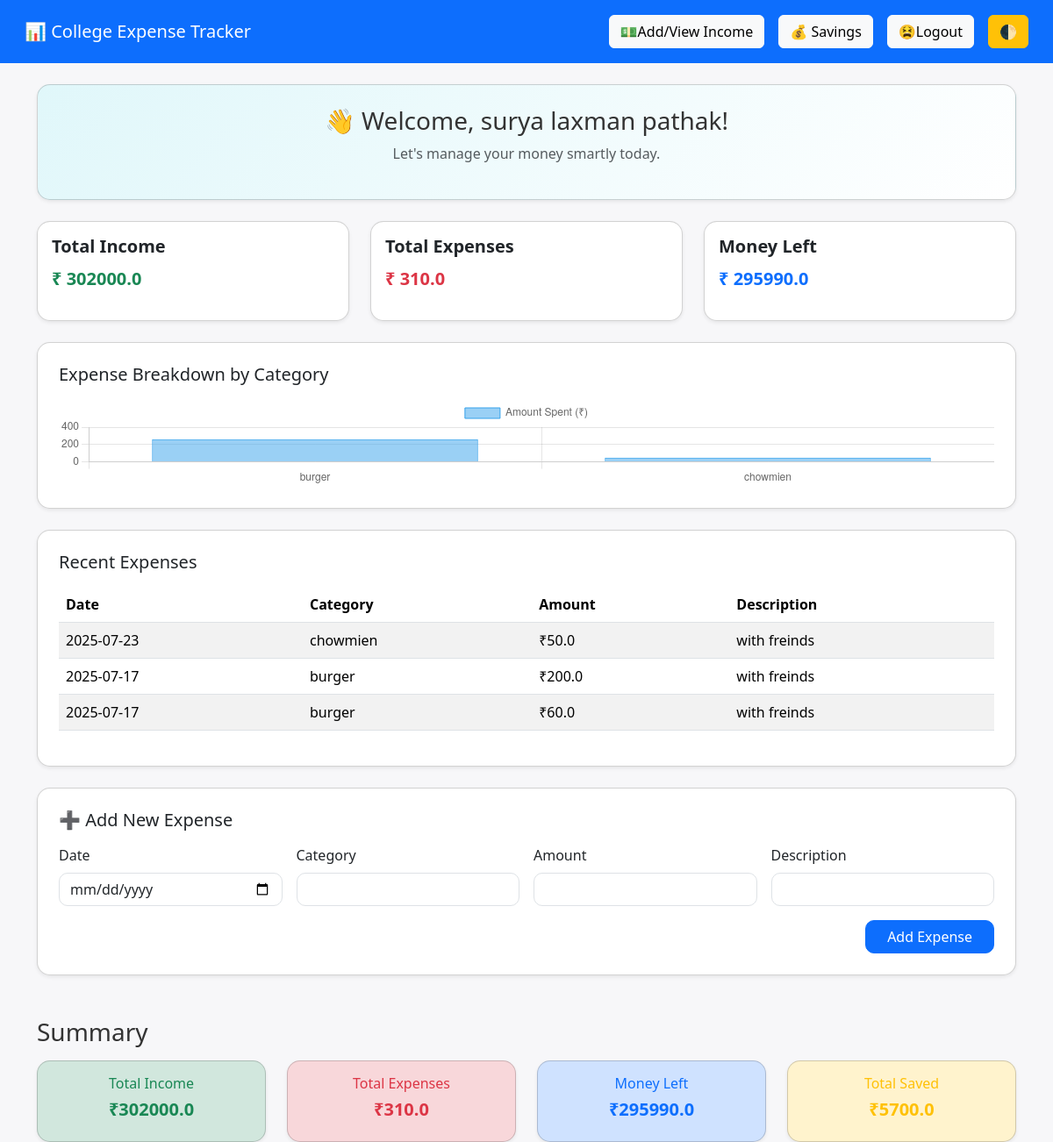
The page /dashboard (signed in) on the database its author committed.
### models.py (models this page shows, shortened)
class User(db.Model):
    id = db.Column(db.Integer, primary_key=True)
    username = db.Column(db.String(100), unique=True, nullable=False)
    password = db.Column(db.String(100), nullable=False)

class Expense(db.Model):
    id = db.Column(db.Integer, primary_key=True)
    user_id = db.Column(db.Integer, db.ForeignKey('user.id'))
    date = db.Column(db.Date, nullable=False)
    category = db.Column(db.String(100), nullable=False)
    amount = db.Column(db.Float, nullable=False)
    description = db.Column(db.String(200))

### app.py (the view, shortened to what this page needs)
@app.route('/dashboard', methods=['GET', 'POST'])
def dashboard():
    if 'username' not in session:
        flash('Please login first.', 'warning')
        return redirect(url_for('login'))
    user = User.query.filter_by(username=session['username']).first()
    if not user:
        flash("User not found.")
        return redirect(url_for('login'))
    incomes = Income.query.filter_by(user_id=user.id).order_by(Income.date.desc()).all()
    expenses = Expense.query.filter_by(user_id=user.id).order_by(Expense.date.desc()).all()
    savings = Saving.query.filter_by(user_id=user.id).order_by(Saving.date.desc()).all()
    expenses = Expense.query.filter_by(user_id=user.id).order_by(Expense.date.desc()).all()
    total = sum(exp.amount for exp in expenses)
    incomes = Income.query.filter_by(user_id=user.id).order_by(Income.date.desc()).all()
    try:
        savings = Saving.query.filter_by(user_id=user.id).order_by(Saving.date.desc()).all()
        total_saved = sum(s.amount for s in savings)
    except Exception as e:
        savings = []
        total_saved = 0.0
        print("Saving model error:", e)
    total_expense = sum(exp.amount for exp in expenses)
    total_income = sum(inc.amount for inc in incomes)
    money_left = total_income - total_expense - total_saved
    savings = Saving.query.filter_by(user_id=user.id).all()
    total_saved = sum(s.amount for s in savings)
    expenses_by_category = db.session.query(
    Expense.category,
    db.func.sum(Expense.amount)
     ).filter_by(user_id=user.id).group_by(Expense.category).all()
    expense_labels = [row[0] for row in expenses_by_category]
    expense_values = [row[1] for row in expenses_by_category]
    return render_template(
        'dashboard.html',
        username=user.username,
        expenses=expenses,
        total_income=total_income,
        total_expense=total_expense,
        money_left=money_left,
        total_saved=total_saved,           # ✅ Passed here
        expense_labels=expense_labels,
        expense_values=expense_values
        )

### app.py (called while the page is built)
@app.context_processor
def inject_now():
    return {'now': datetime.now()}

### templates/dashboard.html (shortened to what this page needs)
<!DOCTYPE html>
<html lang="en">
<head>
    <link href="https://cdn.jsdelivr.net/npm/bootstrap@5.3.3/dist/css/bootstrap.min.css" rel="stylesheet">
</head>
<body>
    <nav class="navbar navbar-expand-lg navbar-dark bg-primary mb-4">
        <div class="container-fluid">
            <a class="navbar-brand" href="#">📊 College Expense Tracker</a>
            <div class="d-flex ms-auto align-items-center gap-3">
                <a class="btn btn-light" href="{{ url_for('income') }}">💵Add/View Income</a>
                <a class="btn btn-light" href="{{ url_for('savings') }}">💰 Savings</a>
                <a class="btn btn-light" href="{{ url_for('logout') }}">😫Logout</a>
                <button class="btn btn-warning" id="themeToggleBtn">🌓</button>
            </div>
        </div>
    </nav>
    <div class="container mb-4">
    <div class="card shadow-sm p-4 welcome-card text-center">
        <h3>👋 Welcome, {{ username }}!</h3>
        <p class="text-muted">Let's manage your money smartly today.</p>
    </div>
</div>
    <div class="container">
        <div class="row g-4 mb-4">
            <div class="col-md-4">
                <div class="card p-3 shadow-sm summary-card">
                    <h5>Total Income</h5>
                    <p class="fw-bold text-success">₹ {{ total_income }}</p>
                </div>
            </div>
            <div class="col-md-4">
                <div class="card p-3 shadow-sm summary-card">
                    <h5>Total Expenses</h5>
                    <p class="fw-bold text-danger">₹ {{ total_expense }}</p>
                </div>
            </div>
            <div class="col-md-4">
                <div class="card p-3 shadow-sm summary-card">
                    <h5>Money Left</h5>
                    <p class="fw-bold text-primary">₹ {{ money_left }}</p>
                </div>
            </div>
        </div>
        <div class="card p-4 mb-4 shadow-sm">
            <h5 class="mb-3">Expense Breakdown by Category</h5>
            <canvas id="expenseChart" height="100"></canvas>
        </div>
        <div class="card shadow-sm p-4 table-container">
            <h5 class="mb-3">Recent Expenses</h5>
            {% if expenses %}
                <div class="table-responsive">
                    <table class="table table-striped table-hover">
                        <thead>
                            <tr>
                                <th>Date</th>
                                <th>Category</th>
                                <th>Amount</th>
                                <th>Description</th>
                            </tr>
                        </thead>
                        <tbody>
                            {% for expense in expenses %}
                            <tr>
                                <td>{{ expense.date }}</td>
                                <td>{{ expense.category }}</td>
                                <td>₹{{ expense.amount }}</td>
                                <td>{{ expense.description }}</td>
                            </tr>
                            {% endfor %}
                        </tbody>
                    </table>
                </div>
            {% else %}
                <p class="text-muted">No expenses yet.</p>
            {% endif %}
        </div>
        <div class="card p-4 mt-4 shadow-sm">
            <h5 class="mb-3">➕ Add New Expense</h5>
            <form method="POST" action="{{ url_for('dashboard') }}">
                <div class="row g-3">
                    <div class="col-md-3">
                        <label class="form-label">Date</label>
                        <input type="date" name="date" class="form-control" required>
                    </div>
                    <div class="col-md-3">
                        <label class="form-label">Category</label>
                        <input type="text" name="category" class="form-control" required>
                    </div>
                    <div class="col-md-3">
                        <label class="form-label">Amount</label>
                        <input type="number" name="amount" step="0.01" class="form-control" required>
                    </div>
                    <div class="col-md-3">
                        <label class="form-label">Description</label>
                        <input type="text" name="description" class="form-control">
                    </div>
                    <div class="col-12 text-end mt-3">
                        <button type="submit" class="btn btn-primary px-4">Add Expense</button>
                    </div>
                </div>
            </form>
        </div>
        <h3 class="mt-5 mb-3">Summary</h3>
<div class="row g-4">
    <div class="col-md-3 col-sm-6">
        <div class="card summary-card bg-success-subtle text-success shadow-sm">
            <div class="card-body text-center">
                <h6 class="card-title">Total Income</h6>
                <p class="h5 fw-bold">₹{{ total_income }}</p>
            </div>
        </div>
    </div>
    <div class="col-md-3 col-sm-6">
        <div class="card summary-card bg-danger-subtle text-danger shadow-sm">
            <div class="card-body text-center">
                <h6 class="card-title">Total Expenses</h6>
                <p class="h5 fw-bold">₹{{ total_expense }}</p>
            </div>
        </div>
    </div>
    <div class="col-md-3 col-sm-6">
        <div class="card summary-card bg-primary-subtle text-primary shadow-sm">
            <div class="card-body text-center">
                <h6 class="card-title">Money Left</h6>
                <p class="h5 fw-bold">₹{{ money_left }}</p>
            </div>
        </div>
    </div>
    <div class="col-md-3 col-sm-6">
        <div class="card summary-card bg-warning-subtle text-warning shadow-sm">
            <div class="card-body text-center">
                <h6 class="card-title">Total Saved</h6>
                <p class="h5 fw-bold">₹{{ total_saved }}</p>
            </div>
        </div>
    </div>
</div>
    <script>
        document.addEventListener('DOMContentLoaded', function () {
            const chartData = document.getElementById('chartData');
            const labels = JSON.parse(chartData.dataset.labels);
            const data = JSON.parse(chartData.dataset.values);
            const ctx = document.getElementById('expenseChart').getContext('2d');
            new Chart(ctx, {
                type: 'bar',
                data: {
                    labels: labels,
                    datasets: [{
                        label: 'Amount Spent (₹)',
                        data: data,
                        backgroundColor: 'rgba(54, 162, 235, 0.5)',
                        borderColor: 'rgba(54, 162, 235, 1)',
                        borderWidth: 1
                    }]
                },
                options: {
                    responsive: true,
                    scales: {
                        y: { beginAtZero: true }
                    }
                }
            });
        });
    </script>
</body>
</html>

### templates/dashboard.html (style rules this page uses)
body { background-color: #f7f7f9; color: #333; font-family: 'Segoe UI', sans-serif; }
.card { border-radius: 15px; }
.summary-card h5 { font-weight: 600; margin-bottom: 10px; }
.summary-card p { font-size: 1.25rem; }
.table-container { border-radius: 15px; background: white; padding: 20px; margin-top: 20px; }
.navbar { padding: 1rem; }
.form-control, .form-select { border-radius: 10px; }
.btn-primary { border-radius: 10px; }
.welcome-card { background: linear-gradient(135deg, #e0f7fa, #fff); border-radius: 15px; color: #333; }

### rows shown on the page
User: username "surya laxman pathak"
Expense: date "2025-07-23", category "chowmien", amount "50.0", description "with freinds"
Expense: date "2025-07-17", category "burger", amount "200.0", description "with freinds"
Expense: date "2025-07-17", category "burger", amount "60.0", description "with freinds"

### other values the page prints
{{ total_income }} "302000.0"
{{ total_expense }} "310.0"
{{ money_left }} "295990.0"
{{ total_saved }} "5700.0"
